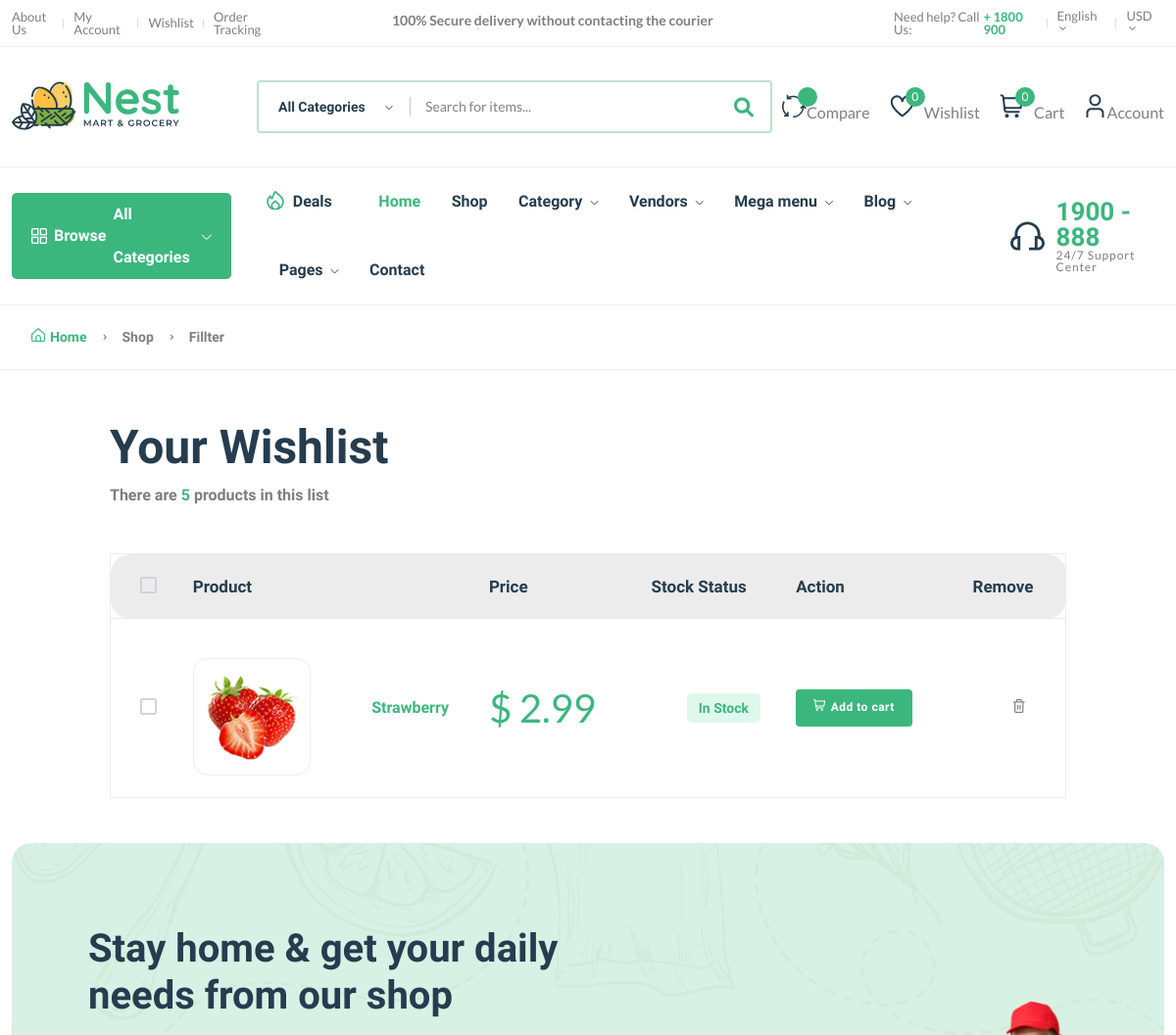
Page /wishlist/ (signed in, upper part) on the earlier database version.
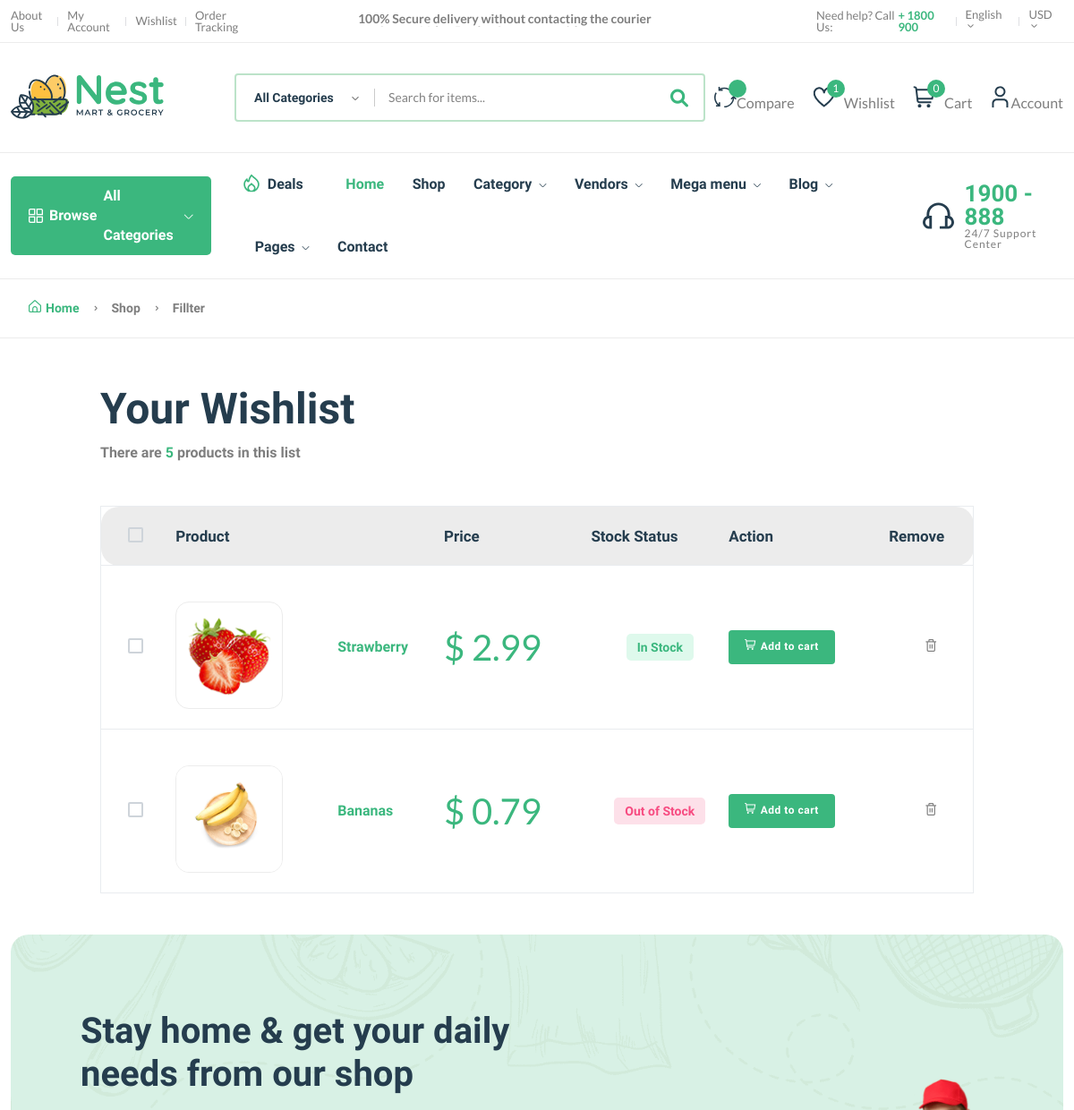
Same page on the later database version.
### core/models.py (models this page shows, shortened)
class wishlist(models.Model):
    user = models.ForeignKey(User, on_delete = models.SET_NULL, null = True)
    product = models.ForeignKey(Product, on_delete = models.SET_NULL, null = True)
    date = models.DateTimeField(auto_now_add=True)
    class Meta:
        verbose_name_plural = "wishlists"

class Product(models.Model):
    p_id = ShortUUIDField(unique=True,
                          length=10,
                          max_length=20,
                          alphabet="abcdefgh12345")
    user = models.ForeignKey(User, on_delete = models.SET_NULL, null = True)
    category = models.ForeignKey(Category, on_delete = models.SET_NULL, null = True, related_name = "category")
    vendor = models.ForeignKey(Vendor, on_delete = models.SET_NULL, null = True, related_name = "product")
    title = models.CharField(max_length = 100, default = "Fresh Fruits")
    image = models.ImageField(upload_to=user_directory_path, default="product.jpg")
    description = RichTextUploadingField(null=True, blank=True, default="This is the product")
    price = models.DecimalField(max_digits=9999999999999, decimal_places = 2, default = "1.99")
    old_price = models.DecimalField(max_digits=9999999999999, decimal_places = 2, default = "2.99")
    specifications = RichTextUploadingField(null=True, blank=True)
    type = models.CharField(max_length=100, default = "Organic", null = True, blank = True)
    stock_count = models.IntegerField(default = 10, null=True, blank=True)
    life = models.IntegerField(default=100, null = True, blank = True)
    mfd = models.DateTimeField(auto_now_add=False, null = True, blank = True)
    tags = TaggableManager(blank=True)
    product_status = models.CharField(choices=STATUS, max_length=10, default = "in_review")
    status = models.BooleanField(default=True)
    in_stock = models.BooleanField(default=True)
    featured = models.BooleanField(default=False)
    digital = models.BooleanField(default=False)
    sku  = ShortUUIDField(unique=True,
                          length=4,
                          max_length=10,
                          prefix="sku",
                          alphabet="1234567890")
    date = models.DateTimeField(auto_now_add = True)
    updated = models.DateTimeField(null = True, blank = True)
    class Meta:
        verbose_name_plural = "Products"

### core/views.py (the view)
# urls.py: path('wishlist/', wishlist_view, name = "wishlist"),
@login_required
def wishlist_view(request):
    wish = wishlist.objects.all()
    context = {
        "wish": wish,
    }
    return render(request, "core/wishlist.html", context)

### core/context_processor.py (called while the page is built)
def default(request):
    categories = Category.objects.all()
    vendors = Vendor.objects.all()
    min_max_price = Product.objects.aggregate(Min("price"), Max("price"))
    try:
        wish_count = wishlist.objects.filter(user=request.user)
    except:
        messages.warning(request, "You need to be logged in to access your wishlist!!")
        wish_count = 0
    try:
        address = Address.objects.get(user=request.user)
    except:
        address = None
    return {
        'categories': categories,
        'address': address,
        'vendors': vendors,
        'min_max_price': min_max_price,
        'wish_count': wish_count,
    }

### templates/core/wishlist.html (shortened to what the changed rows need)
{% extends 'partials/base.html' %}
{% block content %}
{% load static %}
    <main class="main">
        <div class="container mb-30 mt-50">
            <div class="row">
                <div class="col-xl-10 col-lg-12 m-auto">
                    <div class="mb-50">
                        <h1 class="heading-2 mb-10">Your Wishlist</h1>
                    </div>
                    <div class="table-responsive shopping-summery">
                        <table class="table table-wishlist">
                            <thead>
                                <tr class="main-heading">
                                    <th class="custome-checkbox start pl-30">
                                        <label class="form-check-label" for="exampleCheckbox11"></label>
                                    </th>
                                    <th scope="col" colspan="2">Product</th>
                                    <th scope="col">Price</th>
                                    <th scope="col">Stock Status</th>
                                    <th scope="col">Action</th>
                                    <th scope="col" class="end">Remove</th>
                                </tr>
                            </thead>
                            <tbody>
                                {% for w in wish %}
                                <tr class="pt-30">
                                    <td class="custome-checkbox pl-30">
                                        <label class="form-check-label" for="exampleCheckbox1"></label>
                                    </td>
                                    <td class="image product-thumbnail pt-40"><img src="{{w.product.image.url}}" alt="#" /></td>
                                    <td class="product-des product-name">
                                        <h6><a class="product-name mb-10" href="{% url 'core:product-detail' w.product.p_id%}">{{w.product.title|truncatechars:30}}</a></h6>
                                    </td>
                                    <td class="price d-fdlex fs-1" data-title="Price">
                                        <span class="text-brand">$&nbsp;<span class="text-brand current-product-price-{{w.product.id}}"><b>{{w.product.price}}</b></span></span>
                                    </td>
                                    <td class="text-center detail-info" data-title="Stock">
                                        {% if w.product.in_stock %}
                                        <span class="stock-status in-stock mb-0">In Stock</span>
                                        {% else %}
                                        <span class="stock-status out-stock mb-0">Out of Stock</span>
                                        {% endif %}
                                    </td>
                                    <td class="text-right" data-title="Cart">
                                        <button class="add btn btn-sm btn-success add-to-cart-btn b-none" data-index="{{ w.product.id }}" style="border:none;" id="add-to-cart-btn"><i class="fi-rs-shopping-cart mr-5"></i>Add to cart</button>
                                    </td>
                                    <td class="action text-center" data-title="Remove">
                                        <a href="#" class="text-body"><i class="fi-rs-trash"></i></a>
                                    </td>
                                </tr>
                                {% empty %}
                                <tr>
                                    <td><p><b>Nothing in Wishlist right now!!</b></p></td>
                                </tr>
                                {% endfor %}
                            </tbody>
                        </table>
                    </div>
                </div>
            </div>
        </div>
    </main>
{% endblock content %}

Differences in the rows shown:
added wishlist: product.image (picture), product "Bananas", product.price "0.79", shows "Out of Stock"
Other differences:
{{ wish_count.count }}: "0" → "1"
